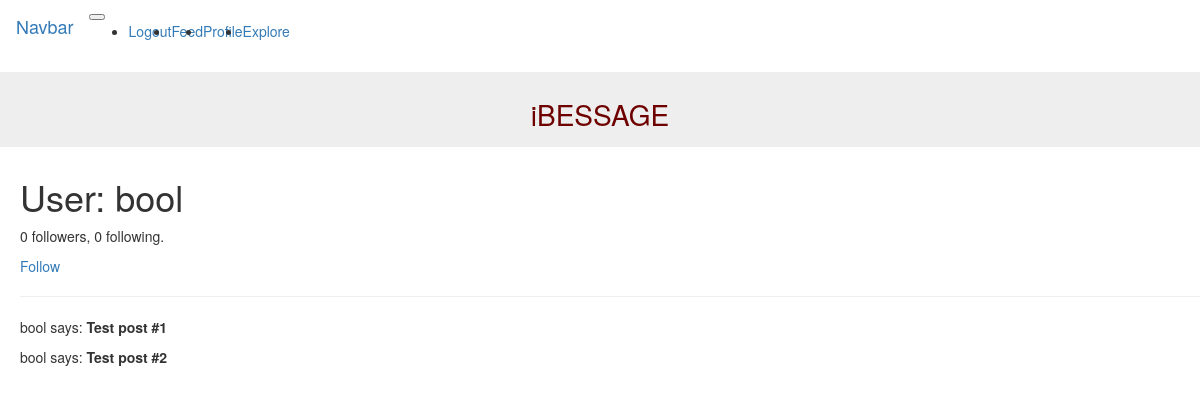
Page /user/bool (signed in) on the committed database.
### app/models.py (models this page shows, shortened)
class User(UserMixin, db.Model):
    id = db.Column(db.Integer, primary_key=True)
    username = db.Column(db.String(64), index=True, unique=True)
    email = db.Column(db.String(120), index=True, unique=True)
    password_hash = db.Column(db.String(128))
    posts = db.relationship('Post', backref='author', lazy='dynamic')
    followed = db.relationship(
        'User', secondary=followers,
        primaryjoin=(followers.c.follower_id == id),
        secondaryjoin=(followers.c.followed_id == id),
        backref=db.backref('followers', lazy='dynamic'), lazy='dynamic')
    def is_following(self, user):
        return self.followed.filter(
            followers.c.followed_id == user.id).count() > 0

### app/routes.py (the view)
@app.route('/user/<username>')
@login_required
def user(username):
    user = User.query.filter_by(username=username).first_or_404()
    posts = [
        {'author': user, 'body': 'Test post #1'},
        {'author': user, 'body': 'Test post #2'}
    ]
    return render_template('user.html', user=user, posts=posts)

### app/models.py (called while the page is built)
@login.user_loader
def load_user(id):
    return User.query.get(int(id))

### app/templates/user.html (shortened to what this page needs)
{% extends "base.html" %}
{% block appcontent %}
    <h1>User: {{ user.username }}</h1>
    <p>{{ user.followers.count() }} followers, {{ user.followed.count() }} following.</p>
    {% if user == current_user %}
    <p><a href="{{ url_for('edit_profile') }}">Edit your profile</a></p>
    {% elif not current_user.is_following(user) %}
    <p><a href="{{ url_for('follow', username=user.username) }}">Follow</a></p>
    {% else %}
    <p><a href="{{ url_for('unfollow', username=user.username) }}">Unfollow</a></p>
    {% endif %}
    <hr>
    {% for post in posts %}
    <p>
    {{ post.author.username }} says: <b>{{ post.body }}</b>
    </p>
    {% endfor %}
{% endblock %}

### rows in the picture
User: username "bool", author.username "bool" "bool"

### other values in the picture
{{ user.followers.count() }} "0"
{{ user.followed.count() }} "0"
{{ post.body }} "Test post #1" "Test post #2"
